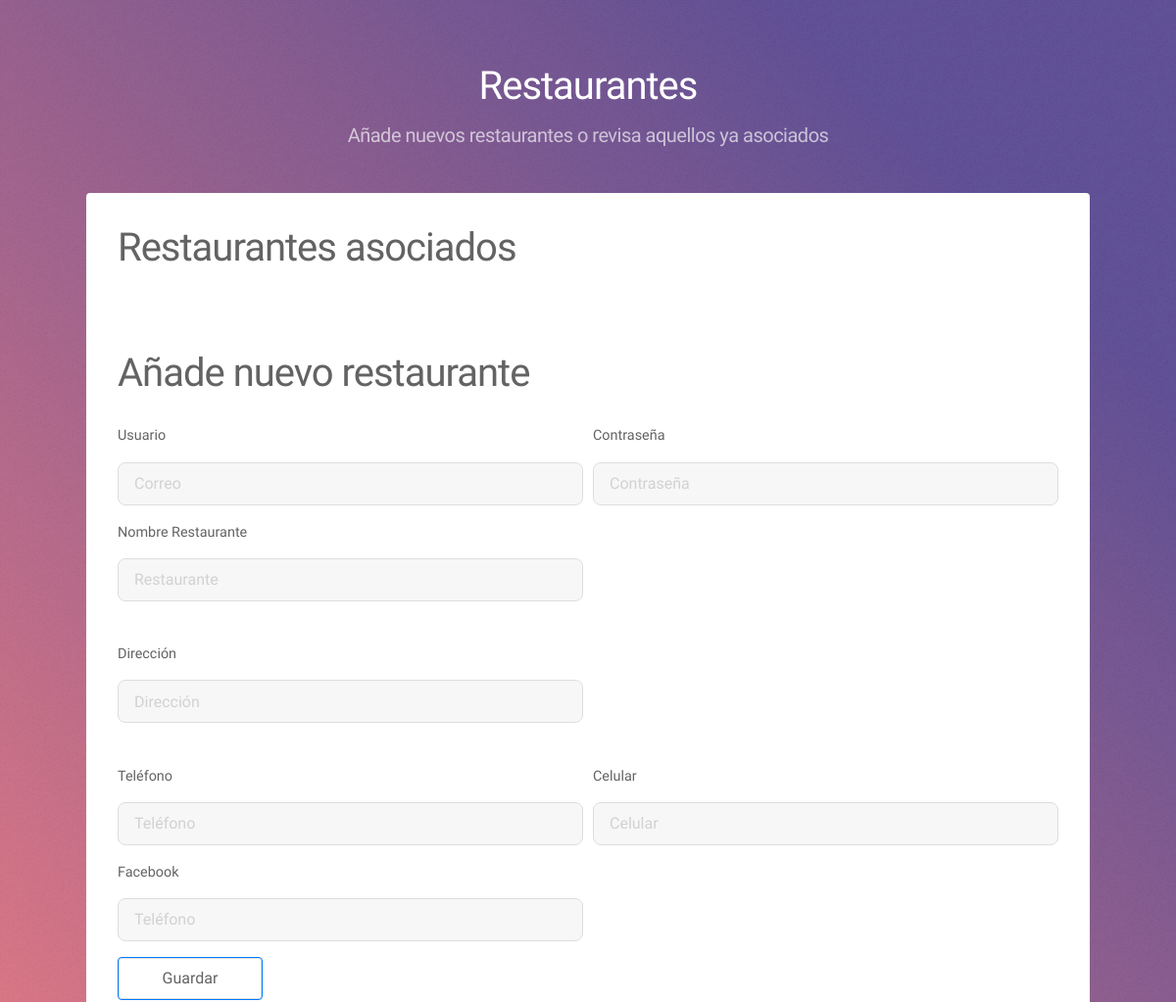
Page /addrestaurant (signed in, upper part) on the earlier database version.
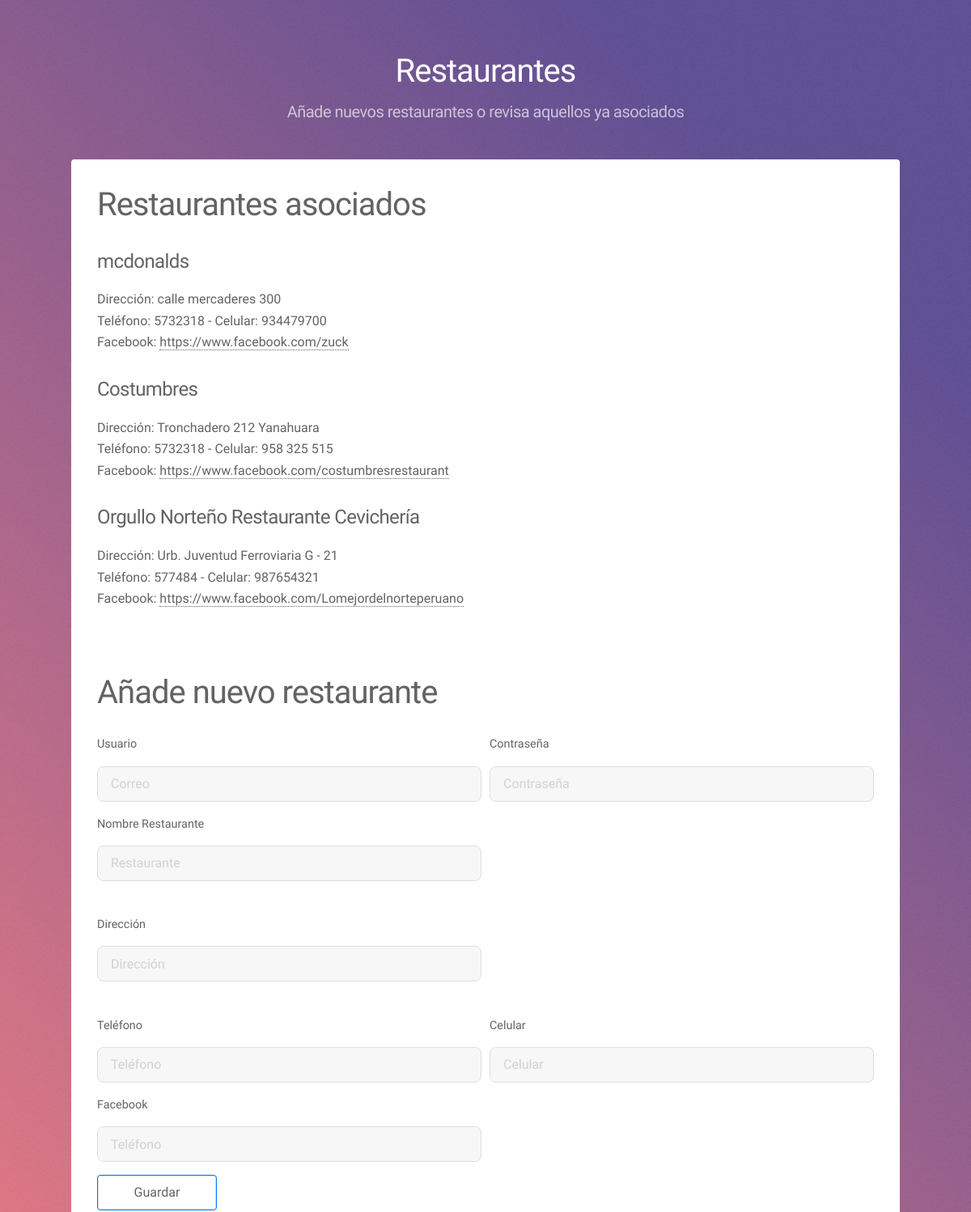
Same page on the later database version.
### app/models.py (models this page shows)
class Restaurant(models.Model):
	user = models.OneToOneField(User,on_delete=models.SET_NULL,null=True)
	name = models.CharField(max_length=50)
	address = models.CharField(max_length=50)
	phone = models.CharField(max_length=50)
	cellphone = models.CharField(max_length=50)
	fb_link = models.CharField(max_length=50)
	class Meta:
		permissions = (
            ("verified_restaurant", "Verified restaurant account"),
        )

### app/views.py (the view, shortened to what this page needs)
# urls.py: path('addrestaurant', login_required(views.AddRestaurant.as_view()), name='addrestaurant'),
@method_decorator(staff_member_required, name='dispatch')
class AddRestaurant(View):
	def get(self, request, *args, **kwargs):
		all_restaurants = Restaurant.objects.all()
		return render(request, 'add-restaurant.html', {'success': None, 'all_restaurants': all_restaurants})

### templates/add-restaurant.html (shortened to what this page needs)
{%load static%}
<!DOCTYPE HTML>
<html>
<head>
	<link rel="stylesheet" href="https://stackpath.bootstrapcdn.com/bootstrap/4.1.3/css/bootstrap.min.css"
>
	<link rel="stylesheet" href="{% static 'assets/css/main.css' %}" />
</head>
<body class="is-preload">
	<div id="wrapper">
		<header id="header">
			<h1>Restaurantes</h1>
			<p>Añade nuevos restaurantes o revisa aquellos ya asociados</p>
		</header>
		<div id="main" style="padding: 2em 2em;">
			<h1> Restaurantes asociados </h1>
			{% for restaurant in all_restaurants %}
			<h2>{{restaurant.name}}</h2>
			Dirección: {{restaurant.address}}<br>
			Teléfono: {{restaurant.phone}} - Celular: {{restaurant.cellphone}}<br>
			Facebook: <a href="{{restaurant.fb_link}}">{{restaurant.fb_link}}</a><br>
			<br>
			{% endfor %}
			<br>
			<br>
			<h1> Añade nuevo restaurante </h1>
			<form action="addrestaurant" method="post">
				<div class="form-row">
					<div class="form-group col-md-6">
						<label for="inputEmail4">Usuario</label>
						<input type="text" name="user" class="form-control" id="inputEmail4" placeholder="Correo">
					</div>
					<div class="form-group col-md-6">
						<label for="inputPassword4">Contraseña</label>
						<input type="password" name="password" class="form-control" id="inputPassword4" placeholder="Contraseña">
					</div>
				</div>
				<div class="form-row">
					<div class="form-group col-md-6">
						<label for="inputNamel4">Nombre Restaurante</label>
						<input type="text" name="restaurant" class="form-control" id="inputEmail4" placeholder="Restaurante">
					</div>
				</div>
				<br>
				<div class="form-row">
					<div class="form-group col-md-6">
						<label for="inputNamel4">Dirección</label>
						<input type="text" name="restaurant_address" class="form-control" id="inputEmail4" placeholder="Dirección">
					</div>
				</div>
				<br>
				<div class="form-row">
					<div class="form-group col-md-6">
						<label for="inputNamel4">Teléfono</label>
						<input type="text" name="restaurant_phone" class="form-control" id="inputEmail4" placeholder="Teléfono">
					</div>
					<div class="form-group col-md-6">
						<label for="inputNamel4">Celular</label>
						<input type="text" name="restaurant_cellphone" class="form-control" id="inputEmail4" placeholder="Celular">
					</div>
				</div>
				<div class="form-row">
					<div class="form-group col-md-6">
						<label for="inputNamel4">Facebook</label>
						<input type="text" name="restaurant_fb" class="form-control" id="inputEmail4" placeholder="Teléfono">
					</div>
				</div>
				<button type="submit" class="btn btn-primary">Guardar</button>
			</form>
		</div>
	</div>
</body>
</html>

Differences in the rows shown:
added Restaurant: name "mcdonalds", address "calle mercaderes 300", phone "5732318", cellphone "934479700", fb_link "https://www.facebook.com/zuck"
added Restaurant: name "Costumbres", address "Tronchadero 212 Yanahuara", phone "5732318", cellphone "958 325 515", fb_link "https://www.facebook.com/costumbresrestaurant"
added Restaurant: name "Orgullo Norteño Restaurante Cevichería", address "Urb. Juventud Ferroviaria G - 21", phone "577484", cellphone "987654321", fb_link "https://www.facebook.com/Lomejordelnorteperuano"
